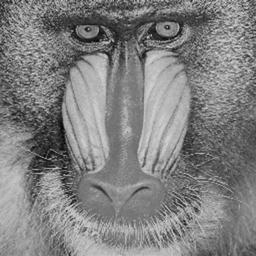
#> input picture img_encryption/images/grey/mandril.jpg, 256 x 256 px
$ python main.py
#> lines starting #> are read from the running program, lines starting #| are printed output that depends on the picture
### img_encryption/CDBEA/encrypt.py
# -*-coding:utf-8 -*-

"""
# File       : encrypt.py
# Time       ：2024/10/8 0:14
# Author     ：chenyu
# version    ：python 3.8
# Description：加密算法
"""
from math import floor
import cv2
import numpy as np
import os
from random import uniform
from copy import deepcopy

from CDBEA.utils import img_bit_decomposition, gen_keys
from CDBEA.chaos.PWLCW import PWLCM
from CDBEA.dna import sbn, permutation, DNA_encoding, DNA_decoding, DNA_operation


def encrypt(
        img_path,
        x0=None, h0=None, rounds=None, discard=None,  # keys
        params_path='params.npz',  # the path of saved params
        use_params=False,  # if to use used params
):
    # initialization
#> called with img_path = '../images/grey/mandril.jpg', params_path = 'params.npz', use_params = False
    if not use_params:
        x0 = uniform(1e-16, 1 - 1e-16) if not x0 else x0
        h0 = uniform(1e-16, 0.5 - 1e-16) if not h0 else h0
        rounds = 1 if not rounds else rounds
        discard = 1000 if not discard else discard
    else:
        use_params_path = f"./params/{params_path}"
        if os.path.exists(use_params_path):
            params = np.load(use_params_path)
            x0 = params['x0']
            h0 = params['h0']
            rounds = params['rounds']
            discard = params['discard']
        else:
            raise FileNotFoundError(f"can not find the params file: {use_params_path}")

    filename = img_path.split('/')[-1].split('.')
    filename, ext = filename[0], filename[-1]
    encrypt_img_path = f"{filename}_encrypt.png"
    # get img (grey img supported)
    img = cv2.imread(img_path, cv2.IMREAD_GRAYSCALE)
#> img is the input picture: shape (256, 256); min 0, max 223, mean 128.5
    H, W = img.shape
#> H = 256; W = 256
    length = 4 * 1 * H * W
#> length = 262144
    print(f"ENCRYPTION: img resolution is {H} * {W}")
#| ENCRYPTION: img resolution is 256 * 256

    # get params
    keys = {
        'x0': x0,
        'h0': h0,
        'rounds': rounds,
        'discard': discard
    }
    x_list, h_list, d_list = gen_keys(keys)

    bitplanes = img_bit_decomposition(img)  # Image bit plane decomposition
    bitplanes = bitplanes[::-1, :, :]  # reverse
    a1 = bitplanes[:4, :, :].ravel()  # high bits
    a2 = bitplanes[4:, :, :].ravel()  # low bits

    # start to encryption
    for i in range(rounds):
        # gen keys_round
        k = np.array(PWLCM(x_list[i], h_list[i], 2 * length + d_list[i])[d_list[i]:])
        k1, k2 = k[::2], k[1::2]

        k11 = np.round(k1 * 1e8).astype(np.uint8) % 2
        k22 = np.round(k2 * 1e8).astype(np.uint8) % 2
        # decide which rule to use
        rule_num = (sum(k11) + sum(k22)) % 8
        k33 = np.bitwise_xor(k11, k22)
        # confusion:sbn+permutation
        # 单碱基突变
        a1, a2 = sbn(a1, a2, k33)

        # permutation
        k1_index = np.argsort(k1)
        a1, a2 = permutation(a1, a2, k1_index)

        # diffusion:dna operation
        k_op = np.round(k2 * 1e8).astype(np.uint8) % 7

        a_dna = DNA_encoding(a1, a2, rule_num)
        k_dna = DNA_encoding(k11, k22, rule_num)
        a_new_dna = DNA_operation(a_dna, k_dna, k_op)
        a1, a2 = DNA_decoding(a_new_dna, rule_num)

    # composition the encrypted img
    C = np.append(a1, a2).reshape(8, H, W)
    res = np.zeros((H, W), dtype=np.uint8)
    for i in range(8):
        tmp = C[i, :, :] << i
        res = cv2.bitwise_or(res, tmp)
#> this loop made 8 passes
#> pass 1, in encrypt, `tmp = C[i, :, :] << i`:
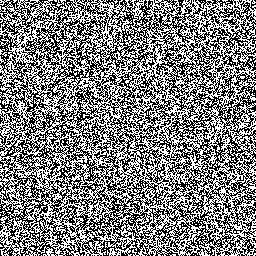
#> tmp: shape (256, 256); values 0 (black) and 1 (white), 49.9% white in thin lines or dots
#> pass 2, in encrypt, `tmp = C[i, :, :] << i`:
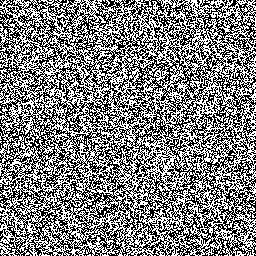
#> tmp: shape (256, 256); values 0 (black) and 2 (white), 50.2% white; black in thin lines or dots
#> pass 3, in encrypt, `tmp = C[i, :, :] << i`:
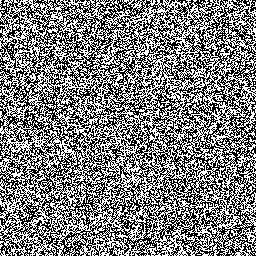
#> tmp: shape (256, 256); values 0 (black) and 4 (white), 49.8% white in thin lines or dots
#> after the loop:
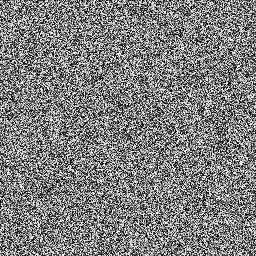
#> res: shape (256, 256); min 0, max 255, mean 126.8

    if not os.path.exists('./result'):
        os.mkdir('./result')
    # save img
    save_path = os.path.join('./result', encrypt_img_path)
    cv2.imwrite(save_path, res)

    # save params
    if not use_params:
        if not os.path.exists('./params'):
            os.mkdir('./params')
        np.savez(f'./params/{params_path}', x0=x0, h0=h0, rounds=rounds, discard=discard)
    print("ENCRYPTION DONE!")
    return res, save_path


# [3 lines that do not run on import are left out]

### img_encryption/CDBEA/chaos/PWLCW.py
# -*-coding:utf-8 -*-

"""
# File       : PWLCW
# Time       ：2024/10/7 0:52
# Author     ：chenyu
# version    ：python 3.8
# Description：
"""
# chaotic map
# x0:init value; h:control para; num:len of the seq
def PWLCM(x0, h, num):
    pwlcm = [0] * num
    pwlcm[0] = x0
    for i in range(1, num):
        if 0 < pwlcm[i - 1] < h:
            pwlcm[i] = pwlcm[i - 1] / h
        elif h <= pwlcm[i - 1] < 0.5:
            pwlcm[i] = (pwlcm[i - 1] - h) / (0.5 - h)
        elif 0.5 <= pwlcm[i - 1] < 1 - h:
            pwlcm[i] = (1 - pwlcm[i - 1] - h) / (0.5 - h)
        elif 1 - h <= pwlcm[i - 1] < 1:
            pwlcm[i] = (1 - pwlcm[i - 1]) / h
        else:
            raise ValueError("xi must be in [0, 1]")
    return pwlcm


# [3 lines that do not run on import are left out]

### img_encryption/CDBEA/utils.py
# -*-coding:utf-8 -*-

"""
# File       : utils
# Time       ：2024/10/8 0:15
# Author     ：chenyu
# version    ：python 3.8
# Description：
"""
import cv2
from numpy import uint8, zeros
from math import floor

from CDBEA.chaos.PWLCW import PWLCM

# Image bit plane decomposition
def img_bit_decomposition(img):
    m, n = img.shape
    r = zeros((8, m, n), dtype=uint8)
    for i in range(8):
        r[i, :, :] = cv2.bitwise_and(img, 2 ** i)
        mask = r[i, :, :] > 0
        r[i, mask] = 1
    return r

def gen_keys(keys):
    x0, h0, rounds, discard = keys['x0'], keys['h0'], keys['rounds'], keys['discard']
    # use chaos map to gen key_gen
    x_list = []
    h_list = []
    d_list = []
    seq = PWLCM(x0, h0, discard + rounds * 3)[discard:]
    for i in range(rounds):
        x_list.append(seq[i * 3])
        h_list.append(seq[i * 3 + 1] / 2)
        d_list.append(floor(seq[i * 3 + 2] * 1e14) % 900 + 100)
    return x_list, h_list, d_list

### img_encryption/CDBEA/dna.py
# -*-coding:utf-8 -*-

"""
# File       : operator
# Time       ：2024/10/7 19:20
# Author     ：chenyu
# version    ：python 3.8
# Description：DNA算子
"""
import numpy as np
import copy as deepcopy

# 编码规则 A,C,G,T:0,1,2,3
Rules = [
    [0, 1, 2, 3],
    [0, 2, 1, 3],
    [3, 1, 2, 0],
    [3, 2, 1, 0],
    [1, 0, 3, 2],
    [1, 3, 0, 2],
    [2, 0, 3, 1],
    [2, 3, 0, 1]
]

# operator:0-6
# addition subtraction multiplication exclusive-or/nor
# 左移 右移
Operator = np.array([
    [
        [1, 0, 3, 2],
        [0, 1, 2, 3],
        [3, 2, 1, 0],
        [2, 3, 0, 1]
    ],
    [
        [1, 2, 3, 0],
        [0, 1, 2, 3],
        [3, 0, 1, 2],
        [2, 3, 0, 1]
    ],
    [
        [3, 2, 0, 1],
        [2, 3, 1, 0],
        [1, 0, 3, 2],
        [0, 1, 2, 3]
    ],
    [
        [0, 1, 2, 3],
        [1, 0, 3, 2],
        [2, 3, 0, 1],
        [3, 2, 1, 0]
    ],
    [
        [3, 2, 1, 0],
        [2, 3, 0, 1],
        [1, 0, 3, 2],
        [0, 1, 2, 3]
    ],
    [
        [0, 1, 2, 3],
        [1, 2, 3, 0],
        [2, 3, 0, 1],
        [3, 0, 1, 2]
    ],
    [
        [0, 3, 2, 1],
        [1, 0, 3, 2],
        [2, 1, 0, 3],
        [3, 2, 1, 0]
    ]
])

# 单碱基突变
def sbn(arr1, arr2, swap_mask):
    # 确保输入数组的长度相同
    if len(arr1) != len(arr2) or len(arr1) != len(swap_mask):
        raise ValueError("所有数组必须具有相同的长度")
    # 将 01 数组转换为布尔数组
    swap_mask = swap_mask.astype(bool)
    # 创建输出数组
    new_arr1 = np.copy(arr1)
    new_arr2 = np.copy(arr2)

    # 根据布尔掩码进行互换
    new_arr1[swap_mask], new_arr2[swap_mask] = arr2[swap_mask], arr1[swap_mask]

    return new_arr1, new_arr2

# permutation
def permutation(l1, l2, l_idx):
    # 绑定数组并根据下标数组进行置换
    combined = np.stack((l1, l2), axis=0)
    new_array = np.empty_like(combined)
    new_array[:, l_idx] = combined
    a, b = new_array
    return a, b

# permutation_reverse
def permutation_reverse(l1, l2, l_idx):
    # 绑定数组并根据下标数组进行置换
    combined = np.stack((l1, l2), axis=0)
    new_array = np.empty_like(combined)
    # 根据下标数组重排
    new_array = combined[:, l_idx]
    a, b = new_array
    return a, b


def DNA_encoding(l1, l2, r):
    x = l1 * 2 + l2
    assert max(x) < 4
    rule = np.array(Rules[r])
    result = rule[x]
    return result


def DNA_decoding(x, r):
    assert max(x) < 4
    rule = Rules[r]
    x = np.array([rule.index(i) for i in x], dtype=np.uint8)
    high_bits = (x//2)%2
    low_bits = x%2
    return high_bits, low_bits


# DNA 运算
def DNA_operation(l1, l2, l_op):
    # 获取每个操作的结果
    l_new = np.array([Operator[op][l1[i]][l2[i]] for i, op in enumerate(l_op)])
    return l_new

### img_encryption/CDBEA/decrypt.py
# -*-coding:utf-8 -*-

"""
# File       : decryption
# Time       ：2024/10/8 22:15
# Author     ：chenyu
# version    ：python 3.8
# Description：
"""
import cv2
import numpy as np
from CDBEA.utils import gen_keys, img_bit_decomposition
from CDBEA.chaos.PWLCW import PWLCM
from CDBEA.dna import sbn, permutation, permutation_reverse, DNA_decoding, DNA_encoding, DNA_operation


def decrypt(encrypt_img_path, raw_img_path=None, params_path='params.npz'):
    # load key
    npz_file = np.load(f"./params/{params_path}")
    x0, h0, rounds, discard = \
        npz_file['x0'], \
        npz_file['h0'], \
        npz_file['rounds'], \
        npz_file['discard']
    keys = {
        'x0': x0,
        'h0': h0,
        'rounds': rounds,
        'discard': discard
    }
    # get encrypted img
    filename = raw_img_path.split('/')[-1].split('.')
    filename, ext = filename[0], filename[-1]
    decrypt_img_path = f"{filename}_decrypt.{ext}"

    img = cv2.imread(encrypt_img_path, cv2.IMREAD_GRAYSCALE)
    H, W = img.shape  # M: height, N: width
    print(f"DECRYPTION: img resolution is {H} * {W}")

    x_list, h_list, d_list = gen_keys(keys)
    # reverse
    x_list, h_list, d_list = x_list[::-1], h_list[::-1], d_list[::-1]

    bitplanes = img_bit_decomposition(img)  # img discomposition
    a1 = bitplanes[:4, :, :].ravel()
    a2 = bitplanes[4:, :, :].ravel()

    # start decryption
    length = H * W * 4
    for i in range(rounds):
        # gen keys_round
        k = np.array(PWLCM(x_list[i], h_list[i], 2 * length + d_list[i])[d_list[i]:])
        k1, k2 = k[::2], k[1::2]


        k11 = np.round(k1 * 1e8).astype(np.uint8) % 2
        k22 = np.round(k2 * 1e8).astype(np.uint8) % 2
        # decide which rule to use
        rule_num = (sum(k11) + sum(k22)) % 8
        k33 = np.bitwise_xor(k11, k22)

        # diffusion
        k_op = np.round(k2 * 1e8).astype(np.uint8) % 7
        # 替换5和6 使用布尔索引进行替换
        k_op[k_op == 5] = 7  # 临时替换 5 为 7
        k_op[k_op == 6] = 5  # 将 6 替换为 5
        k_op[k_op == 7] = 6  # 将临时的 7 替换为 6
        a_dna = DNA_encoding(a1, a2, rule_num)
        k_dna = DNA_encoding(k11, k22, rule_num)
        a_new_dna = DNA_operation(a_dna, k_dna, k_op)
        a1, a2 = DNA_decoding(a_new_dna, rule_num)

        # confusion:permutation
        # permutation
        k1_index = np.argsort(k1)
        a1, a2 = list(a1), list(a2)
        a1, a2 = permutation_reverse(a1, a2, k1_index)
        # 单碱基突变
        a1, a2 = sbn(a1, a2, k33)

    # A1，A2两个序列合并成原始图像
    A = np.append(a1, a2)[::-1].reshape(8, H, W)[:, ::-1, ::-1]
    res = np.zeros((H, W), dtype=np.uint8)
    for i in range(8):
        res = cv2.bitwise_or(res, A[i, :, :] << i)

    cv2.imwrite('./result/' + decrypt_img_path, res)
    print('DECRYPTION DONE!')
    # 验证解密得到的图像为原图像
    if raw_img_path:
        raw_img = cv2.imread(raw_img_path, cv2.IMREAD_GRAYSCALE)
        if not np.sum(np.abs(res - raw_img)):
            print("DECRYPTION SUCCESS!")
        else:
            print("DECRYPTION FAILURE!")

    return res


# [4 lines that do not run on import are left out]

### img_encryption/CDBEA/main.py
# -*-coding:utf-8 -*-

"""
# File       : main
# Time       ：2024/10/8 22:34
# Author     ：chenyu
# version    ：python 3.8
# Description：
"""
import matplotlib.pyplot as plt
import matplotlib.image as mpimg

from encrypt import encrypt
from decrypt import decrypt
import time

start = time.time()
img_path = "../images/grey/mandril.jpg"  # 图像路径
params = {
    'x0': None,
    'h0': None,
    'rounds': None,  # 加密轮数
    'discard': None
}
res, path = encrypt(img_path, **params)
#> path = './result/mandril_encrypt.png'
res_decrpted = decrypt(path, img_path)
#| DECRYPTION: img resolution is 256 * 256
#> the loop in decrypt, `for i in range(rounds):` made 1 pass
#> rule_num on pass 1: 4
#> the loop in decrypt, `for i in range(8):` made 8 passes
#> pass 1, in decrypt, `res = cv2.bitwise_or(res, A[i, :, :] << i)`:
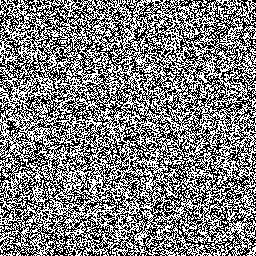
#> res: shape (256, 256); values 0 (black) and 1 (white), 49.7% white in thin lines or dots
#> pass 2, in decrypt, `res = cv2.bitwise_or(res, A[i, :, :] << i)`:
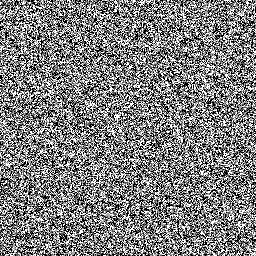
#> res: shape (256, 256); min 0, max 3, mean 1.5; drawn with min black and max white
#> pass 3, in decrypt, `res = cv2.bitwise_or(res, A[i, :, :] << i)`:
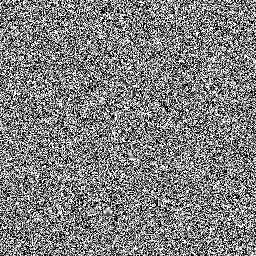
#> res: shape (256, 256); min 0, max 7, mean 3.5; drawn with min black and max white

end = time.time()
print(end-start)
origin = mpimg.imread(img_path)
plt.figure(figsize=(9, 3), dpi=300)
plt.subplot(131)
plt.title('origin')
plt.axis('off')
plt.imshow(origin, cmap='gray')
plt.subplot(132)
plt.title('encrypted')
plt.axis('off')
plt.imshow(res, cmap='gray')
plt.subplot(133)
plt.title('decrypted')
plt.axis('off')
plt.imshow(res_decrpted, cmap='gray')

plt.savefig('./result/ex.jpg')

$ run again, with img_encryption/images/grey/blonde.jpg copied over img_encryption/images/grey/mandril.jpg
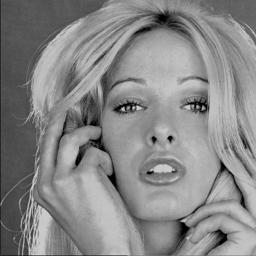
#> input picture img_encryption/images/grey/blonde.jpg, 256 x 256 px
#> in encrypt, img is the input picture: shape (256, 256); min 0, max 222, mean 135.2
#| ENCRYPTION: img resolution is 256 * 256
#> after the loop in encrypt, `for i in range(8):`:
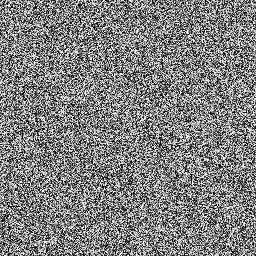
#> res: shape (256, 256); min 0, max 255, mean 128.1
#> path = './result/mandril_encrypt.png'
#| DECRYPTION: img resolution is 256 * 256
#> the loop in decrypt, `for i in range(rounds):` made 1 pass
#> rule_num on pass 1: 4
#> the loop in decrypt, `for i in range(8):` made 8 passes
#> pass 3, in decrypt, `res = cv2.bitwise_or(res, A[i, :, :] << i)`:
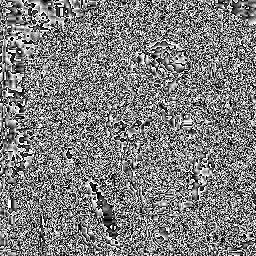
#> res: shape (256, 256); min 0, max 7, mean 3.48; drawn with min black and max white

$ run again, with img_encryption/images/grey/cameraman.jpg copied over img_encryption/images/grey/mandril.jpg
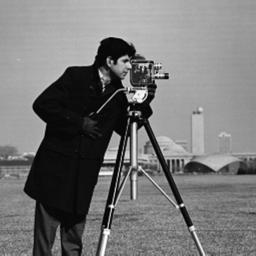
#> input picture img_encryption/images/grey/cameraman.jpg, 256 x 256 px
#> in encrypt, img is the input picture: shape (256, 256); min 0, max 255, mean 118.3
#| ENCRYPTION: img resolution is 256 * 256
#> after the loop in encrypt, `for i in range(8):`:
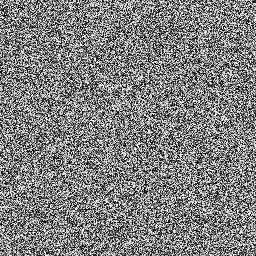
#> res: shape (256, 256); min 0, max 255, mean 127.8
#> path = './result/mandril_encrypt.png'
#| DECRYPTION: img resolution is 256 * 256
#> the loop in decrypt, `for i in range(rounds):` made 1 pass
#> rule_num on pass 1: 4
#> the loop in decrypt, `for i in range(8):` made 8 passes
#> pass 3, in decrypt, `res = cv2.bitwise_or(res, A[i, :, :] << i)`:
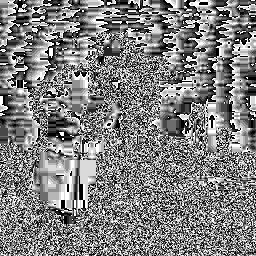
#> res: shape (256, 256); min 0, max 7, mean 3.53; drawn with min black and max white

$ run again, with img_encryption/images/grey/darkhair.jpg copied over img_encryption/images/grey/mandril.jpg
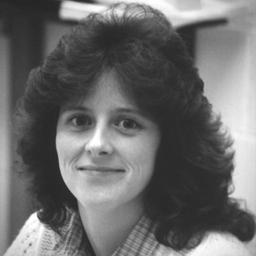
#> input picture img_encryption/images/grey/darkhair.jpg, 256 x 256 px
#> in encrypt, img is the input picture: shape (256, 256); min 32, max 255, mean 107.8
#| ENCRYPTION: img resolution is 256 * 256
#> path = './result/mandril_encrypt.png'
#| DECRYPTION: img resolution is 256 * 256
#> the loop in decrypt, `for i in range(rounds):` made 1 pass
#> rule_num on pass 1: 4
#> the loop in decrypt, `for i in range(8):` made 8 passes
#> pass 3, in decrypt, `res = cv2.bitwise_or(res, A[i, :, :] << i)`:
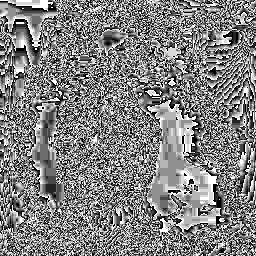
#> res: shape (256, 256); min 0, max 7, mean 3.58; drawn with min black and max white
